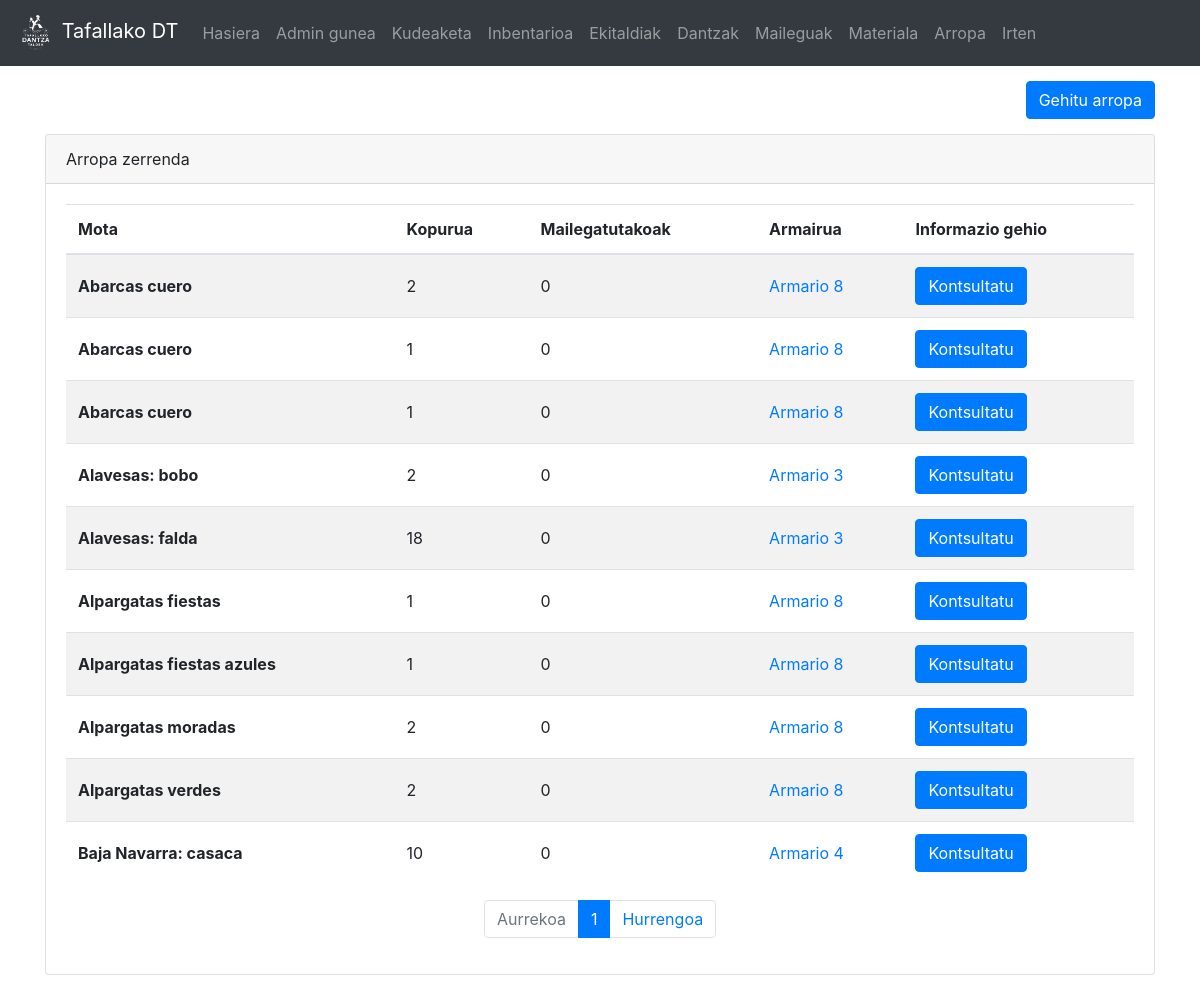
Screenshot of /arropa (signed in) with the database file from the repository.
### dantza/models.py (models this page shows, shortened)
class ArropaMota(models.Model):
	mota = models.CharField(max_length=100)
	def __str__(self):
		return self.mota
	def arropa_kop(self):
		return len(Arropa.objects.filter(mota=self))
	def mailegatu_kop(self):
		i = 0
		for a in Arropa.objects.filter(mota=self,mailegatua=True):
			i += 1
		return i
	def armairua_du(self):
		ar_list = Armairua.objects.all()
		for ar in ar_list:
			if ar.arropa.filter(pk=self.pk).exists():
				return True
		return False
	def armairu_id(self):
		ar_list = Armairua.objects.all()
		for ar in ar_list:
			if ar.arropa.filter(pk=self.pk).exists():
				return ar.pk, ar.zbk
		return None

class Armairua(models.Model):
	zbk = models.CharField(max_length=100)
	zehaztapenak = models.CharField(max_length=200, blank=True)
	materiala = models.ManyToManyField(Materiala, blank=True)
	arropa = models.ManyToManyField(ArropaMota, blank=True)

### dantza/views.py (the view, shortened to what this page needs)
# urls.py: path('arropa', views.arropa, name = 'arropa'),
@login_required(login_url='/login')
def arropa(request):
	if not request.user.groups.filter(name='arropa_arduradunak').exists():
		return HttpResponseRedirect('/')
	a_list = ArropaMota.objects.all().order_by("mota")
	paginator = Paginator(a_list, 10)
	page = request.GET.get('page')
	try:
		arropa = paginator.page(page)
	except PageNotAnInteger:
		arropa = paginator.page(1)
	except EmptyPage:
		arropa = paginator.page(paginator.num_pages)
	return render(request,'dantza/arropa.html',{'a_list':arropa,'a_osoa':a_list})

### dantza/templatetags/auth_extras.py (called while the page is built)
@register.filter(name='has_group')
def has_group(user, group_name):
    return user.groups.filter(name=group_name).exists()

### templates/dantza/arropa.html (shortened to what this page needs)
{% extends "dantza/base.html" %}
{% block edukia %}
<div class="container">
	<div class="clearfix">
		<button type="button" style="margin-top: 15px;" class="btn btn-primary float-right" data-toggle="modal" data-target="#exampleModal">
		  Gehitu arropa
		</button>
	</div>
	<div class="card" style="margin-top: 15px; margin-bottom: 15px;">
		<div class="card-header">Arropa zerrenda</div>
		<div class="card-body">
	{% if a_list %}
		<div class="table-responsive">
			<table class="table table-hover table-striped">
			  <thead>
				<tr>
				  <th scope="col">Mota</th>
				  <th scope="col">Kopurua</th>
				  <th scope="col">Mailegatutakoak</th>
				  <th scope="col">Armairua</th>
					<th>Informazio gehio</th>
				</tr>
			  </thead>
			  <tbody>
			{% for a in a_list %}
				  <tr>
					  <th scope="row" style="vertical-align:middle;">{{ a | safe }}</th>
					  <td style="vertical-align:middle;">{{ a.arropa_kop | safe }}</td>
					  <td style="vertical-align:middle;">{{ a.mailegatu_kop | safe }}</td>
					  {% if a.armairua_du %}
					  	<td style="vertical-align:middle;"><a href="/inbentarioa/{{ a.armairu_id.0 }}/">{{ a.armairu_id.1 }}</a></td>
					  {% else %}
					  	<td style="vertical-align:middle;">Oraindik ez du armairurik</td>
					  {% endif %}
					  <td style="vertical-align:middle;">
						  <a class="btn btn-primary" href="/arropa/{{ a.id }}/">Kontsultatu</a>
					  </td>
				  </tr>
			{% endfor %}
				</tbody>
			</table>
			</div>
			<nav aria-label="paginator">
				<ul class="pagination justify-content-center">
				{% if a_list.has_previous %}
					<li class="page-item"><a class="page-link" href="?page={{ a_list.previous_page_number }}">Aurrekoa</a></li>
				{% else %}
					<li class="page-item disabled"><a class="page-link" href="#">Aurrekoa</a></li>
				{% endif %}
				<li class="page-item active"><div class="page-link">{{ a_list.number }}</div></li>
				{% if a_list.has_next %}
					<li class="page-item"><a class="page-link" href="?page={{ a_list.next_page_number }}">Hurrengoa</a></li>
				{% else %}
					<li class="page-item disabled"><a class="page-link" href="#">Hurrengoa</a></li>
				{% endif %}
				</ul>
				</nav>
	{% else %}
		Oraindik ez dago arroparik<br/>
	{% endif %}
		</div>
	</div>
</div>
{% endblock edukia %}

### rows the page displays
ArropaMota: mota "Abarcas cuero", arropa_kop "2", mailegatu_kop "0", armairu_id.1 "Armario 8"
ArropaMota: mota "Abarcas cuero", arropa_kop "1", mailegatu_kop "0", armairu_id.1 "Armario 8"
ArropaMota: mota "Abarcas cuero", arropa_kop "1", mailegatu_kop "0", armairu_id.1 "Armario 8"
ArropaMota: mota "Alavesas: bobo", arropa_kop "2", mailegatu_kop "0", armairu_id.1 "Armario 3"
ArropaMota: mota "Alavesas: falda", arropa_kop "18", mailegatu_kop "0", armairu_id.1 "Armario 3"
ArropaMota: mota "Alpargatas fiestas", arropa_kop "1", mailegatu_kop "0", armairu_id.1 "Armario 8"
ArropaMota: mota "Alpargatas fiestas azules", arropa_kop "1", mailegatu_kop "0", armairu_id.1 "Armario 8"
ArropaMota: mota "Alpargatas moradas", arropa_kop "2", mailegatu_kop "0", armairu_id.1 "Armario 8"
ArropaMota: mota "Alpargatas verdes", arropa_kop "2", mailegatu_kop "0", armairu_id.1 "Armario 8"
ArropaMota: mota "Baja Navarra: casaca", arropa_kop "10", mailegatu_kop "0", armairu_id.1 "Armario 4"

### other values shown
{{ a_list.number }} "1"
